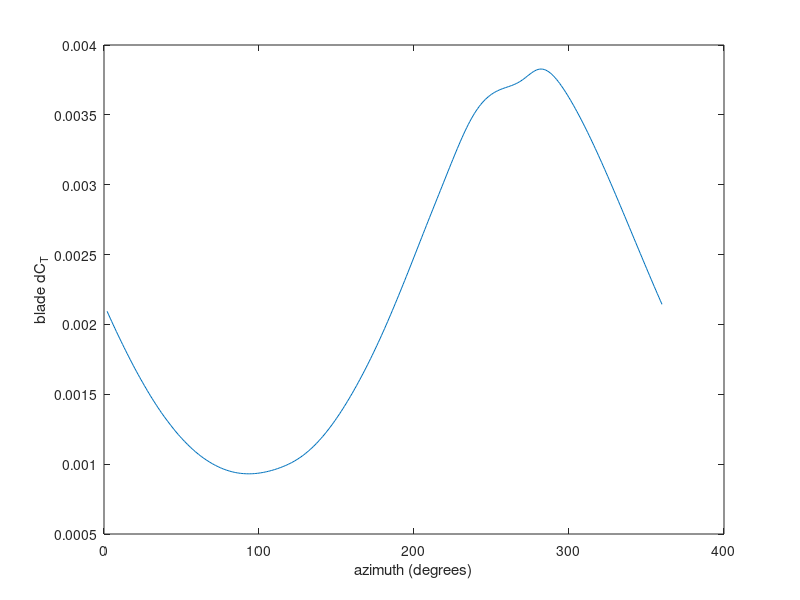
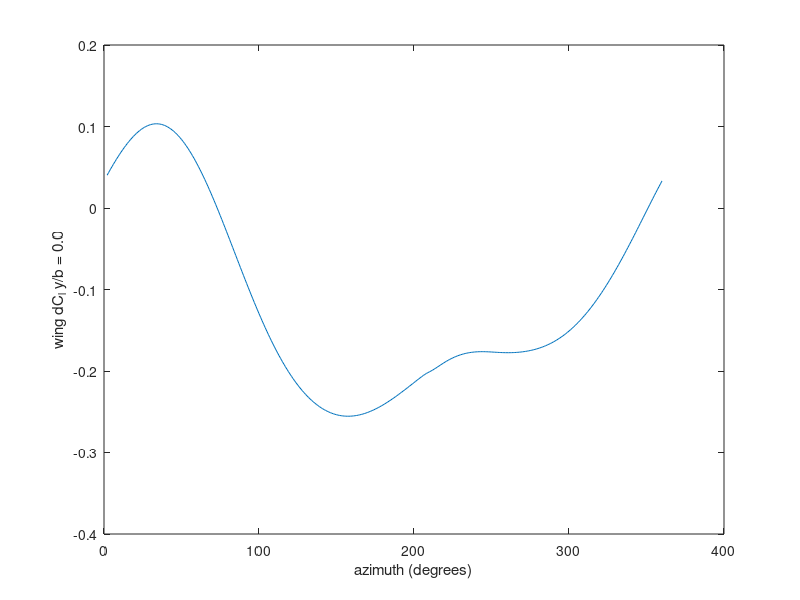
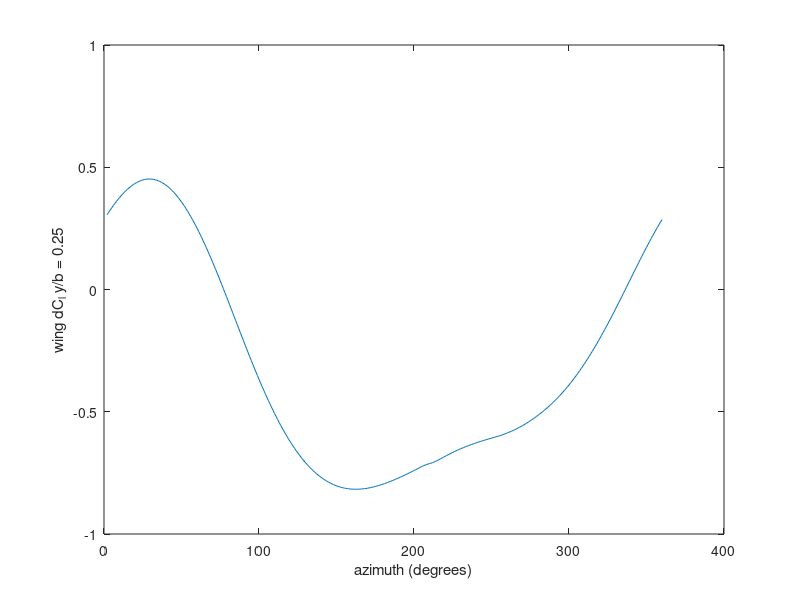
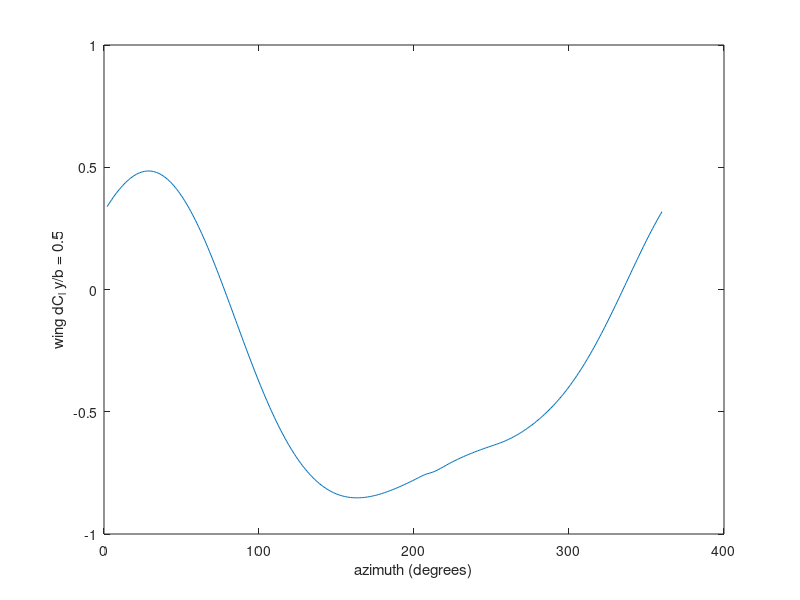

Write the MATLAB code that produced these figures, in order.
clc
clear all
close all

load('results_1.mat');

azimuth = linspace(1,360,360);

b_1_time_hist = reshape(rotor_C_T_time_hist(1,24,:),[360,1]);
% b_2_time_hist = reshape(rotor_C_T_time_hist(2,24,:),[360,1]);
% b_3_time_hist = reshape(rotor_C_T_time_hist(3,24,:),[360,1]);
% b_4_time_hist = reshape(rotor_C_T_time_hist(4,24,:),[360,1]);
%plot(rotor_C_T_time_hist(1,24,:))

%figure
plot(azimuth(2:360), b_1_time_hist(2:360));
% hold on
% plot(azimuth(2:360), b_2_time_hist(2:360));
% hold on
% plot(azimuth(2:360), b_3_time_hist(2:360));
% hold on
% plot(azimuth(2:360), b_4_time_hist(2:360));
xlabel("azimuth (degrees)")
ylabel("blade dC_T")
%legend("blade 1","blade 2","blade 3","blade 4")

C_l_wing_0_per = reshape(wing_C_l_time_hist(1,8,:), [360,1]);
C_l_wing_25_per = reshape(wing_C_l_time_hist(1,4,:), [360,1]);
C_l_wing_50_per = reshape(wing_C_l_time_hist(1,1,:), [360,1]);
C_l_wing_75_per = reshape(wing_C_l_time_hist(2,4,:), [360,1]);
C_l_wing_100_per = reshape(wing_C_l_time_hist(2,8,:), [360,1]);

figure
plot(azimuth(2:360), C_l_wing_0_per(2:360));
xlabel("azimuth (degrees)")
ylabel("wing dC_l y/b = 0.0")
%legend("y/b = 0","y/b = 1.0")

figure
plot(azimuth(2:360), C_l_wing_25_per(2:360));
xlabel("azimuth (degrees)")
ylabel("wing dC_l y/b = 0.25")

figure
plot(azimuth(2:360), C_l_wing_50_per(2:360));
xlabel("azimuth (degrees)")
ylabel("wing dC_l y/b = 0.5")

figure
plot(azimuth(2:360), C_l_wing_75_per(2:360));
xlabel("azimuth (degrees)")
ylabel("wing dC_l y/b = 0.75")

figure
plot(azimuth(2:360), C_l_wing_100_per(2:360));
xlabel("azimuth (degrees)")
ylabel("wing dC_l y/b = 1.0")


l = 0:1:7;
theta = l*pi/8;
y = (1-cos(theta))/4;
y_wing = [y,y+0.5];
%plot(wing_C_l_time_hist(1,:,1));
wing_C_l = [fliplr(wing_part_0_C_l), wing_part_1_C_l];

figure
plot(y_wing, wing_C_l)
